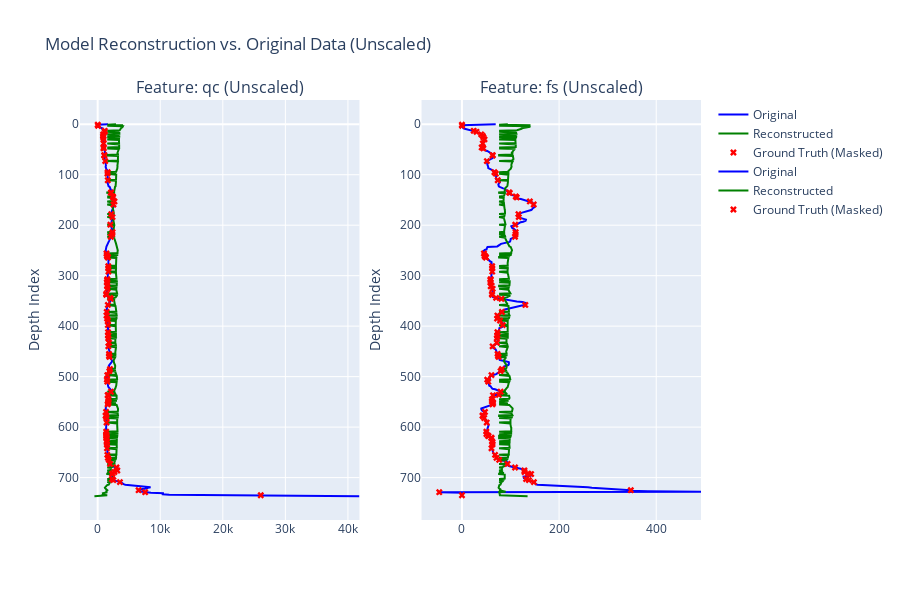

The code cell stored with this chart in its notebook:
### Markdown cell above
### 5. Visualize Reconstruction Results
A quantitative metric like MSE is useful, but a qualitative visualization can provide deeper insight into the model's behavior.

The following function plots a single CPT profile, comparing the ground truth, the masked input, and the model's reconstruction. We will focus on the first two numerical features, which are typically `qc` and `fs`. The masked regions in the reconstruction plot are highlighted in red to show exactly where the model was tasked with predicting.

### Code cell
def visualize_reconstruction(original, masked, predicted, actual_mask, attention, scaler, feature_names=["qc", "fs"]):
    """
    Plots a comparison of original, masked, and predicted CPT profiles for key features.
    
    Args:
        original (np.array): The original data (single CPT).
        masked (np.array): The data after masking (single CPT).
        predicted (np.array): The model's output reconstruction (single CPT).
        actual_mask (np.array): Boolean mask showing which tokens were masked.
        attention (np.array): Attention mask showing real vs. padding data.
        scaler (StandardScaler): The fitted scaler object for inverse transformation.
    """
    # Find the actual length of the sequence before padding
    seq_len = int(attention.sum())
    
    # Trim all data to the actual sequence length
    original = original[:seq_len]
    predicted = predicted[:seq_len]
    actual_mask = actual_mask[:seq_len]

    # --- Inverse transform the data to its original scale for visualization ---
    if scaler:
        # The scaler was likely fit on only the numerical features.
        # We assume the number of features in the scaler matches what we want to plot.
        num_numerical_features = scaler.n_features_in_
        
        original_unscaled = scaler.inverse_transform(original[:, :num_numerical_features])
        predicted_unscaled = scaler.inverse_transform(predicted[:, :num_numerical_features])
    else:
        # If no scaler, plot the raw (scaled) data
        original_unscaled = original
        predicted_unscaled = predicted

    # Use the feature_map to get the correct feature names and indices
    num_features = len(feature_names)
    
    fig = make_subplots(rows=1, cols=num_features, subplot_titles=[f'Feature: {name} (Unscaled)' for name in feature_names])
    
    depth = np.arange(seq_len)

    for name in feature_names:
        i = feature_names.index(name)  # Get the correct column index for the feature
        # Plot Original Data
        fig.add_trace(go.Scatter(x=original_unscaled[:, i], y=depth, mode='lines', name='Original', line=dict(color='blue')), row=1, col=i+1)
        
        # Plot Model's Reconstruction
        fig.add_trace(go.Scatter(x=predicted_unscaled[:, i], y=depth, mode='lines', name='Reconstructed', line=dict(color='green')), row=1, col=i+1)
        
        # Highlight the ORIGINAL values at the masked locations
        masked_indices = np.where(actual_mask)[0]
        fig.add_trace(go.Scatter(
            x=original_unscaled[masked_indices, i], 
            y=depth[masked_indices], 
            mode='markers', 
            name='Ground Truth (Masked)', 
            marker=dict(color='red', size=6, symbol='x')
        ), row=1, col=i+1)

    fig.update_yaxes(autorange="reversed", title_text="Depth Index")
    fig.update_layout(
        title_text='Model Reconstruction vs. Original Data (Unscaled)',
        height=600,
        width=900
    )
    fig.show()

# Let's visualize the first CPT profile from the first stored batch
if visualization_results:
    first_batch = visualization_results[0]
    # Get the first CPT from the batch
    cpt_index = 0 
    
    original_cpt = first_batch['original'][cpt_index]
    masked_cpt = first_batch['masked'][cpt_index]
    predicted_cpt = first_batch['predicted'][cpt_index]
    mask_cpt = first_batch['mask'][cpt_index]
    attention_cpt = first_batch['attention_mask'][cpt_index]
    
    # Pass the loaded scaler and feature_map to the visualization function
    visualize_reconstruction(original_cpt, masked_cpt, predicted_cpt, mask_cpt, attention_cpt, scaler, feature_names=["qc", "fs"])
else:
    print("No results available for visualization.")

### Figure 1 — Plotly figure (JSON) as saved in the notebook; plotly's stock layout.template omitted (floating-point values rounded to 4 significant figures; data arrays with more than 128 entries replaced by an {"elided": "..."} marker saying what was removed)
{"data": [{"line": {"color": "blue"}, "mode": "lines", "name": "Original", "type": "scatter", "x": {"elided": "738 float values"}, "xaxis": "x", "y": {"elided": "738 int values"}, "yaxis": "y"}, {"line": {"color": "green"}, "mode": "lines", "name": "Reconstructed", "type": "scatter", "x": {"elided": "738 float values"}, "xaxis": "x", "y": {"elided": "738 int values"}, "yaxis": "y"}, {"marker": {"color": "red", "size": 6, "symbol": "x"}, "mode": "markers", "name": "Ground Truth (Masked)", "type": "scatter", "x": [10.0, 60.0, 1130.0, 1110.0, 880.0, 870.0, 890.0, 940.0, 950.0, 950.0, 950.0, 1060.0, 1050.0, 1210.0, 1600.0, 1570.0, 1620.0, 2140.0, 2120.0, 2430.0, 2480.0, 2690.0, 2530.0, 2170.0, 2370.0, 2030.0, 2380.0, 2320.0, 2100.0, 1410.0, 1470.0, 1550.0, 1610.0, 1650.0, 1700.0, 1700.0, 1720.0, 1550.0, 1520.0, 1470.0, 1510.0, 1530.0, 1590.0, 1360.0, 1380.0, 1990.0, 2070.0, 1630.0, 1450.0, 1420.0, 1510.0, 1640.0, 1630.0, 1660.0, 1650.0, 1680.0, 1690.0, 1820.0, 1710.0, 1820.0, 1820.0, 1880.0, 1970.0, 1870.0, 1540.0, 1470.0, 1540.0, 2130.0, 1660.0, 1600.0, 1730.0, 1700.0, 1700.0, 1680.0, 1590.0, 1350.0, 1300.0, 1300.0, 1410.0, 1420.0, 1360.0, 1370.0, 1380.0, 1380.0, 1410.0, 1440.0, 1450.0, 1450.0, 1490.0, 1490.0, 1550.0, 1630.0, 1780.0, 1980.0, 3010.0, 3140.0, 2680.0, 2340.0, 2320.0, 2280.0, 2510.0, 3560.0, 6540.0, 7590.0, 26070.0], "xaxis": "x", "y": [1, 3, 13, 15, 20, 23, 26, 30, 38, 46, 48, 61, 62, 73, 95, 98, 111, 135, 136, 143, 145, 153, 159, 178, 184, 199, 214, 218, 223, 256, 260, 262, 263, 264, 281, 285, 292, 307, 309, 313, 320, 321, 326, 336, 338, 344, 346, 358, 372, 379, 385, 389, 398, 412, 418, 419, 424, 433, 440, 455, 459, 461, 485, 489, 497, 506, 510, 530, 536, 537, 545, 549, 551, 553, 555, 570, 577, 578, 582, 591, 609, 614, 617, 618, 621, 622, 628, 630, 634, 642, 655, 661, 665, 673, 680, 686, 689, 692, 693, 703, 705, 709, 725, 729, 735], "yaxis": "y"}, {"line": {"color": "blue"}, "mode": "lines", "name": "Original", "type": "scatter", "x": {"elided": "738 float values"}, "xaxis": "x2", "y": {"elided": "738 int values"}, "yaxis": "y2"}, {"line": {"color": "green"}, "mode": "lines", "name": "Reconstructed", "type": "scatter", "x": {"elided": "738 float values"}, "xaxis": "x2", "y": {"elided": "738 int values"}, "yaxis": "y2"}, {"marker": {"color": "red", "size": 6, "symbol": "x"}, "mode": "markers", "name": "Ground Truth (Masked)", "type": "scatter", "x": [1.043e-08, 0.2, 24.2, 30.0, 39.6, 42.9, 44.2, 46.5, 42.9, 40.6, 44.1, 63.2, 63.2, 51.3, 66.8, 69.8, 73.7, 97.1, 98.4, 110.7, 112.8, 139.8, 147.8, 116.3, 116.9, 109.7, 110.5, 110.3, 109.2, 45.3, 46.5, 47.3, 49.0, 49.5, 62.2, 62.2, 62.4, 59.1, 58.7, 58.7, 61.1, 59.2, 63.2, 61.8, 62.0, 70.3, 81.3, 130.5, 82.2, 72.9, 72.3, 78.3, 84.0, 73.0, 72.8, 72.7, 71.9, 71.8, 63.1, 73.4, 74.2, 75.5, 82.2, 79.5, 60.8, 52.0, 54.2, 79.6, 75.9, 63.8, 61.7, 61.7, 63.9, 64.0, 62.8, 47.4, 42.6, 42.8, 45.8, 51.0, 50.3, 50.4, 54.0, 54.5, 60.6, 60.9, 61.8, 62.9, 63.0, 60.8, 68.2, 71.1, 76.6, 93.9, 109.3, 128.6, 128.8, 136.3, 142.4, 132.1, 137.8, 148.1, 347.7, -46.7, 1.043e-08], "xaxis": "x2", "y": [1, 3, 13, 15, 20, 23, 26, 30, 38, 46, 48, 61, 62, 73, 95, 98, 111, 135, 136, 143, 145, 153, 159, 178, 184, 199, 214, 218, 223, 256, 260, 262, 263, 264, 281, 285, 292, 307, 309, 313, 320, 321, 326, 336, 338, 344, 346, 358, 372, 379, 385, 389, 398, 412, 418, 419, 424, 433, 440, 455, 459, 461, 485, 489, 497, 506, 510, 530, 536, 537, 545, 549, 551, 553, 555, 570, 577, 578, 582, 591, 609, 614, 617, 618, 621, 622, 628, 630, 634, 642, 655, 661, 665, 673, 680, 686, 689, 692, 693, 703, 705, 709, 725, 729, 735], "yaxis": "y2"}], "layout": {"annotations": [{"font": {"size": 16}, "showarrow": false, "text": "Feature: qc (Unscaled)", "x": 0.225, "xanchor": "center", "xref": "paper", "y": 1, "yanchor": "bottom", "yref": "paper"}, {"font": {"size": 16}, "showarrow": false, "text": "Feature: fs (Unscaled)", "x": 0.775, "xanchor": "center", "xref": "paper", "y": 1, "yanchor": "bottom", "yref": "paper"}], "height": 600, "title": {"text": "Model Reconstruction vs. Original Data (Unscaled)"}, "width": 900, "xaxis": {"anchor": "y", "domain": [0, 0.45]}, "xaxis2": {"anchor": "y2", "domain": [0.55, 1]}, "yaxis": {"anchor": "x", "autorange": "reversed", "domain": [0, 1], "title": {"text": "Depth Index"}}, "yaxis2": {"anchor": "x2", "autorange": "reversed", "domain": [0, 1], "title": {"text": "Depth Index"}}}}
